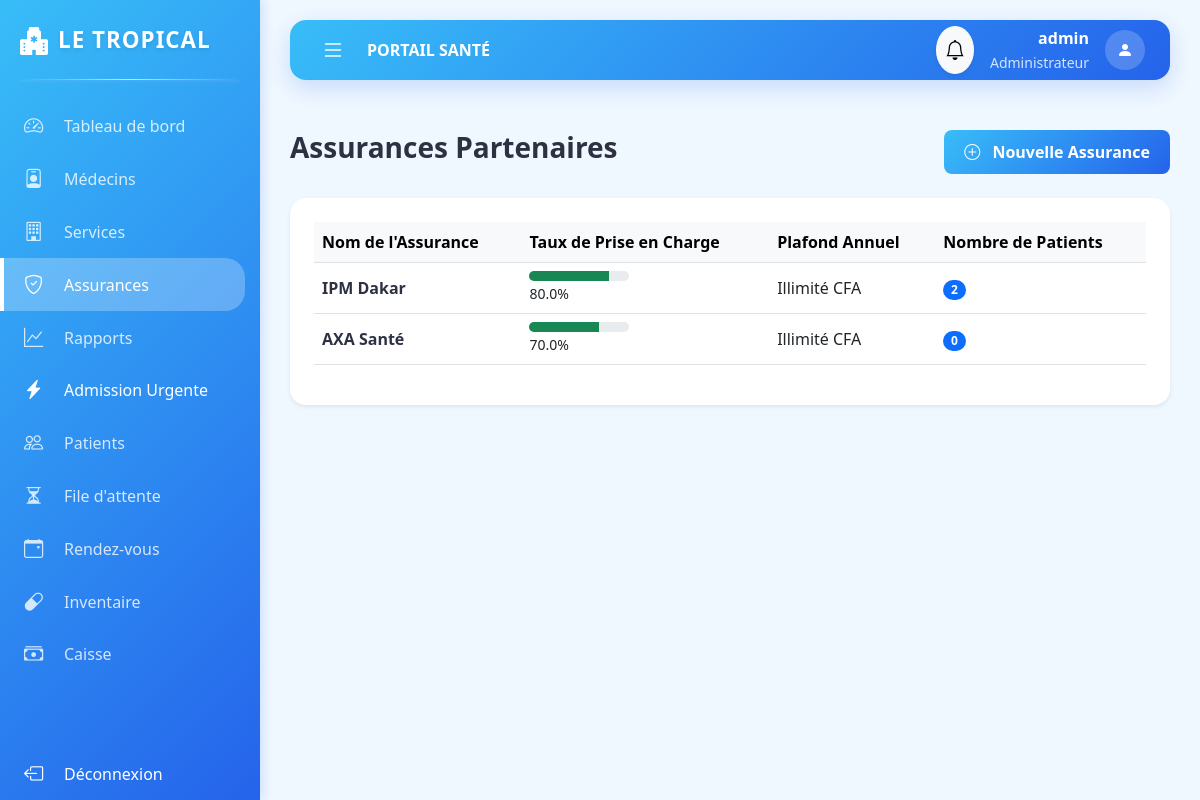
Screenshot of /admin/assurances (signed in) with the database file from the repository.
### app/models.py (models this page shows)
class Utilisateur(db.Model, UserMixin):
    id = db.Column(db.Integer, primary_key=True)
    username = db.Column(db.String(50), unique=True, nullable=False)
    password = db.Column(db.String(100), nullable=False)
    role = db.Column(db.String(20), nullable=False) # Admin, Medecin, Patient, Pharmacien, Receptionniste
    date_creation = db.Column(db.DateTime, default=datetime.utcnow)
    patient_id = db.Column(db.Integer, db.ForeignKey('patient.id'), nullable=True)
    patient = db.relationship('Patient', backref=db.backref('user', uselist=False))
    medecin_id = db.Column(db.Integer, db.ForeignKey('medecin.id'), nullable=True)
    medecin = db.relationship('Medecin', backref=db.backref('user', uselist=False))

class Assurance(db.Model):
    id = db.Column(db.Integer, primary_key=True)
    nom_assurance = db.Column(db.String(100), nullable=False)
    taux_pec = db.Column(db.Float) # Taux Prise En Charge
    plafond_annuel = db.Column(db.Float)

### app/routes.py (the view)
@main.route("/admin/assurances")
@login_required
def list_assurances():
    if current_user.role != 'Administrateur': return redirect(url_for('main.dashboard'))
    return render_template('admin/assurances.html', assurances=Assurance.query.all())

### app/__init__.py (called while the page is built)
def create_app(config_class=Config):
    app = Flask(__name__)
    app.config.from_object(Config)
    db.init_app(app)
    bcrypt.init_app(app)
    login_manager.init_app(app)
    from app.routes import main
    app.register_blueprint(main)
    from app.transfert import transfert_bp
    app.register_blueprint(transfert_bp)
    @app.context_processor
    def inject_now():
        from datetime import datetime
        return {'datetime': datetime}
    return app

### app/models.py (called while the page is built)
@login_manager.user_loader
def load_user(user_id):
    return Utilisateur.query.get(int(user_id))

### app/routes.py (called while the page is built)
@main.app_context_processor
def inject_notifications():
    if current_user.is_authenticated: return dict(unread_notifications=[n for n in current_user.notifications if not n.lu])
    return dict(unread_notifications=[])

### app/templates/admin/assurances.html (shortened to what this page needs)
{% extends "base.html" %}
{% block content %}
<div class="d-flex justify-content-between align-items-center mb-4">
    <h3 class="fw-bold">Assurances Partenaires</h3>
    <a href="{{ url_for('main.nouvelle_assurance') }}" class="btn btn-senegal">
        <i class="bi bi-plus-circle me-2"></i> Nouvelle Assurance
    </a>
</div>
<div class="card border-0 shadow-sm p-4">
    <div class="table-responsive">
        <table class="table table-hover align-middle">
            <thead class="table-light">
                <tr>
                    <th>Nom de l'Assurance</th>
                    <th>Taux de Prise en Charge</th>
                    <th>Plafond Annuel</th>
                    <th>Nombre de Patients</th>
                </tr>
            </thead>
            <tbody>
                {% for a in assurances %}
                <tr>
                    <td class="fw-bold">{{ a.nom_assurance }}</td>
                    <td>
                        <div class="progress" style="height: 10px; width: 100px;">
                            <div class="progress-bar bg-success" role="progressbar" style="width: {{ a.taux_pec }}%" aria-valuenow="{{ a.taux_pec }}" aria-valuemin="0" aria-valuemax="100"></div>
                        </div>
                        <small>{{ a.taux_pec }}%</small>
                    </td>
                    <td>{{ a.plafond_annuel if a.plafond_annuel else 'Illimité' }} CFA</td>
                    <td><span class="badge bg-primary rounded-pill">{{ a.patients|length }}</span></td>
                </tr>
                {% else %}
                <tr>
                    <td colspan="4" class="text-center text-muted py-4">Aucune assurance enregistrée.</td>
                </tr>
                {% endfor %}
            </tbody>
        </table>
    </div>
</div>
{% endblock %}

### app/templates/base.html (shortened to what this page needs)
<!DOCTYPE html>
<html lang="fr">
<head>
    <link href="https://cdn.jsdelivr.net/npm/bootstrap@5.3.0/dist/css/bootstrap.min.css" rel="stylesheet">
    <link rel="stylesheet" href="https://cdn.jsdelivr.net/npm/bootstrap-icons@1.11.0/font/bootstrap-icons.css">
</head>
<body>
    {% if current_user.is_authenticated %}
    <div id="sidebar">
        <div class="sidebar-header">
            <i class="bi bi-hospital-fill text-success fs-3"></i>
            <span class="logo-text">LE TROPICAL</span>
        </div>
            <a href="{{ url_for('main.dashboard') }}" class="menu-item {{ 'active' if request.endpoint == 'main.dashboard' }}">
                <i class="bi bi-speedometer2"></i>
                <span class="menu-text">Tableau de bord</span>
            </a>
            {% if current_user.role == 'Administrateur' %}
            <a href="{{ url_for('main.list_medecins') }}" class="menu-item {{ 'active' if request.endpoint == 'main.list_medecins' }}">
                <i class="bi bi-person-badge"></i>
                <span class="menu-text">Médecins</span>
            </a>
            <a href="{{ url_for('main.list_services') }}" class="menu-item {{ 'active' if request.endpoint == 'main.list_services' }}">
                <i class="bi bi-building"></i>
                <span class="menu-text">Services</span>
            </a>
            <a href="{{ url_for('main.list_assurances') }}" class="menu-item {{ 'active' if request.endpoint == 'main.list_assurances' }}">
                <i class="bi bi-shield-check"></i>
                <span class="menu-text">Assurances</span>
            </a>
            <a href="{{ url_for('main.rapports') }}" class="menu-item {{ 'active' if request.endpoint == 'main.rapports' }}">
                <i class="bi bi-graph-up"></i>
                <span class="menu-text">Rapports</span>
            </a>
            {% endif %}
            {% if current_user.role in ['Administrateur', 'Receptionniste'] %}
            <a href="{{ url_for('main.admission_urgence') }}" class="menu-item {{ 'active' if request.endpoint == 'main.admission_urgence' }} text-danger">
                <i class="bi bi-lightning-charge-fill"></i>
                <span class="menu-text">Admission Urgente</span>
            </a>
            {% endif %}
            {% if current_user.role in ['Administrateur', 'Receptionniste', 'Medecin'] %}
            <a href="{{ url_for('main.list_patients') }}" class="menu-item {{ 'active' if request.endpoint == 'main.list_patients' }}">
                <i class="bi bi-people"></i>
                <span class="menu-text">Patients</span>
            </a>
            {% endif %}
            {% if current_user.role in ['Administrateur', 'Receptionniste'] %}
            <a href="{{ url_for('main.file_attente') }}" class="menu-item {{ 'active' if request.endpoint == 'main.file_attente' }}">
                <i class="bi bi-hourglass-split"></i>
                <span class="menu-text">File d'attente</span>
            </a>
            {% endif %}
            {% if current_user.role not in ['Pharmacien', 'Caissier'] %}
            <a href="{{ url_for('main.list_rdvs') }}" class="menu-item {{ 'active' if request.endpoint == 'main.list_rdvs' }}">
                <i class="bi bi-calendar-event"></i>
                <span class="menu-text">Rendez-vous</span>
            </a>
            {% endif %}
            {% if current_user.role == 'Pharmacien' or current_user.role == 'Administrateur' %}
            <a href="{{ url_for('main.pharmacie_inventaire') }}" class="menu-item {{ 'active' if request.endpoint == 'main.pharmacie_inventaire' }}">
                <i class="bi bi-capsule"></i>
                <span class="menu-text">Inventaire</span>
            </a>
            {% endif %}
            {% if current_user.role in ['Caissier', 'Administrateur'] %}
            <a href="{{ url_for('main.caisse_factures') }}" class="menu-item {{ 'active' if request.endpoint == 'main.caisse_factures' }}">
                <i class="bi bi-cash-stack"></i>
                <span class="menu-text">Caisse</span>
            </a>
            {% endif %}
            <div class="mt-auto pt-5">
                <a href="{{ url_for('main.logout') }}" class="menu-item text-danger">
                    <i class="bi bi-box-arrow-left"></i>
                    <span class="menu-text">Déconnexion</span>
                </a>
            </div>
        </div>
    <div id="main-wrapper">
        <header class="top-navbar">
            <button class="toggle-btn" id="sidebarToggle">
                <i class="bi bi-list"></i>
            </button>
            <div class="ms-3 fw-bold text-uppercase d-none d-md-block">
                {{ title if title else "Portail Santé" }}
            </div>
            <div class="ms-auto d-flex align-items-center">
                <div class="dropdown me-3">
                    <button class="btn btn-light position-relative rounded-circle shadow-sm p-2" type="button" data-bs-toggle="dropdown">
                        <i class="bi bi-bell fs-5"></i>
                    </button>
                </div>
                <div class="text-end me-3 d-none d-sm-block">
                    <div class="fw-bold">{{ current_user.username }}</div>
                    <small class="text-muted">{{ current_user.role }}</small>
                </div>
                <div class="rounded-circle bg-success text-white d-flex align-items-center justify-content-center" style="width: 40px; height: 40px;">
                    <i class="bi bi-person-fill"></i>
                </div>
            </div>
        </header>
        <main class="content-area">
            {% block content %}{% endblock %}
        </main>
    </div>
    {% else %}
    <div class="content-area p-0">
        {% block auth_content %}{% endblock %}
    </div>
    {% endif %}
</body>
</html>

### app/templates/base.html (style rules this page uses)
:root { --primary-gradient: linear-gradient(135deg, #38BDF8 0%, #2563EB 100%); --button-gradient: linear-gradient(135deg, #38BDF8 0%, #2563EB 100%); --bg-light: #F0F8FF; --text-dark: #2D3142; --text-muted: #9C9EAB; --accent-bg: #E0F2FE; --accent-text: #0284C7; --sidebar-width: 260px; --sidebar-collapsed-width: 70px; --top-nav-height: 60px; }
body { background-color: var(--bg-light); overflow-x: hidden; font-family: 'Segoe UI', Tahoma, Geneva, Verdana, sans-serif; color: var(--text-dark); }
h1, h2, h3, h4, h5, h6, .fw-bold { color: var(--text-dark) !important; }
.text-muted { color: var(--text-muted) !important; }
#sidebar { width: var(--sidebar-width); height: 100vh; position: fixed; left: 0; top: 0; z-index: 1000; background: var(--primary-gradient); color: white; transition: all 0.3s ease; box-shadow: 4px 0 10px rgba(37, 99, 235, 0.15); display: flex; flex-direction: column; overflow-y: auto; overflow-x: hidden; }
.sidebar-header { height: 80px; display: flex; align-items: center; padding: 0 20px; margin-bottom: 20px; position: relative; background: transparent; }
.sidebar-header::after { content: ''; position: absolute; bottom: 0; left: 20px; right: 20px; height: 1px; background: linear-gradient(90deg, transparent, rgba(255, 255, 255, 0.7), transparent); box-shadow: 0 1px 3px rgba(255, 255, 255, 0.2); }
.sidebar-header .logo-text { white-space: nowrap; overflow: hidden; font-weight: 800; font-size: 1.4rem; letter-spacing: 1px; margin-left: 10px; transition: opacity 0.2s; color: white; text-shadow: 0 2px 4px rgba(0, 0, 0, 0.1); }
#sidebar .text-success, #sidebar .text-danger { color: white !important; }
.menu-item { padding: 12px 20px; display: flex; align-items: center; color: rgba(255,255,255,0.8); text-decoration: none; transition: all 0.2s; border-left: 4px solid transparent; }
.menu-item.active { color: white; background: rgba(255,255,255,0.25); border-left: 4px solid white; border-radius: 0 20px 20px 0; margin-right: 15px; }
.menu-item i { font-size: 1.2rem; min-width: 30px; }
.menu-text { margin-left: 10px; white-space: nowrap; transition: opacity 0.2s; }
#main-wrapper { margin-left: var(--sidebar-width); transition: all 0.3s ease; min-height: 100vh; display: flex; flex-direction: column; }
.top-navbar { height: var(--top-nav-height); background: var(--primary-gradient); display: flex; align-items: center; padding: 0 25px; box-shadow: 0 8px 24px rgba(37, 99, 235, 0.2); position: sticky; top: 20px; z-index: 999; margin: 20px 30px; border-radius: 16px; color: white; }
.top-navbar .fw-bold, .top-navbar .text-uppercase { color: white !important; }
.top-navbar .text-muted { color: rgba(255, 255, 255, 0.8) !important; }
.top-navbar .bg-success { background: rgba(255, 255, 255, 0.2) !important; color: white !important; }
.toggle-btn { background: none; border: none; font-size: 1.5rem; cursor: pointer; color: white; }
.content-area { padding: 30px; flex-grow: 1; }
.card { background: #FFFFFF; border-radius: 16px; box-shadow: 0 8px 24px rgba(37, 99, 235, 0.08); border: none; transition: transform 0.2s, box-shadow 0.2s; }
.btn-senegal, .btn-success, .btn-primary { background: var(--button-gradient); color: white; border: none; border-radius: 8px; padding: 10px 20px; font-weight: 600; }

### rows the page displays
Utilisateur: username "admin", role "Administrateur"
Assurance: nom_assurance "IPM Dakar", taux_pec "80.0", plafond_annuel "Illimité", patients|length "2"
Assurance: nom_assurance "AXA Santé", taux_pec "70.0", plafond_annuel "Illimité", patients|length "0"

### other values shown
{{ title if title else "Portail Santé" }} "PORTAIL SANTÉ"
